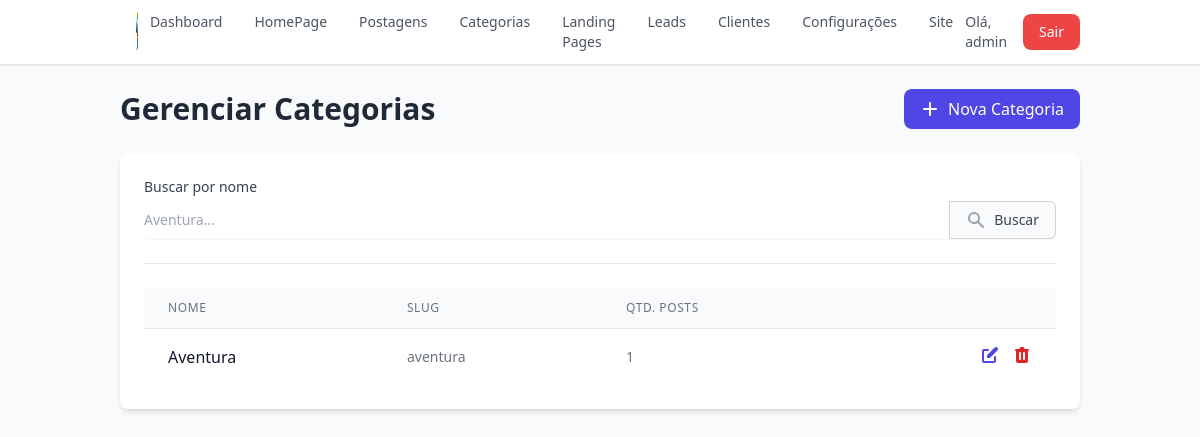
Page /dashboard/categories (signed in) on the earlier database version.
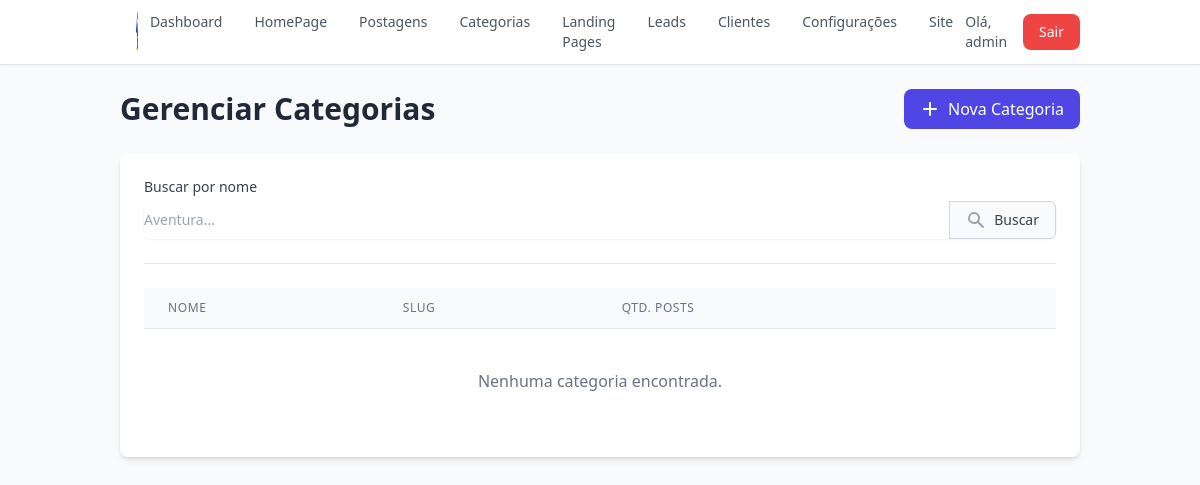
Same page on the later database version.
### app/models.py (models this page shows, shortened)
class Category(db.Model):
    id = db.Column(db.Integer, primary_key=True)
    name = db.Column(db.String(50), unique=True, nullable=False)
    slug = db.Column(db.String(50), unique=True, nullable=False)
    created_at = db.Column(db.DateTime, default=datetime.utcnow)
    updated_at = db.Column(db.DateTime, default=datetime.utcnow, onupdate=datetime.utcnow)

### app/dashboard/routes.py (the view)
@bp.route('/categories')
@login_required
def list_categories():
    page = request.args.get('page', 1, type=int)
    search = request.args.get('search', '') # Pega o termo de busca
    query = Category.query
    if search:
        query = query.filter(Category.name.ilike(f'%{search}%'))
    categories_pagination = query.order_by(Category.name).paginate(
        page=page, per_page=10, error_out=False
    )
    return render_template('dashboard/categories.html',
                           categories_pagination=categories_pagination,
                           search=search)

### app/main/routes.py (called while the page is built)
@bp.app_context_processor
def inject_global_variables():
    try:
        published_landing_pages = LandingPage.query.filter_by(is_published=True).order_by(LandingPage.title).all()
        site_settings = Settings.query.first()
        return dict(
            nav_landing_pages=published_landing_pages,
            site_settings=site_settings
        )
    except Exception as e:
        print(f"Erro ao injetar variáveis globais: {e}")
        return dict(
            nav_landing_pages=[],
            site_settings=None
        )

### app/templates/dashboard/categories.html (shortened to what this page needs)
{% extends "dashboard/dashboard_base.html" %}
{% block dashboard_content %}
<div class="flex justify-between items-center mb-6">
    <h1 class="text-3xl font-bold text-gray-800">Gerenciar Categorias</h1>
    <a href="{{ url_for('dashboard.add_category') }}" class="bg-indigo-600 text-white px-4 py-2 rounded-lg hover:bg-indigo-700 flex items-center space-x-2">
        <svg xmlns="http://www.w3.org/2000/svg" class="h-5 w-5" viewBox="0 0 20 20" fill="currentColor"><path fill-rule="evenodd" d="M10 3a1 1 0 011 1v5h5a1 1 0 110 2h-5v5a1 1 0 11-2 0v-5H4a1 1 0 110-2h5V4a1 1 0 011-1z" clip-rule="evenodd" /></svg>
        <span>Nova Categoria</span>
    </a>
</div>
<div class="bg-white p-6 rounded-lg shadow-md">
    <form method="GET" action="{{ url_for('dashboard.list_categories') }}" class="mb-6 pb-6 border-b">
        <label for="search" class="block text-sm font-medium text-gray-700">Buscar por nome</label>
        <div class="mt-1 flex rounded-md shadow-sm">
            <input type="text" name="search" id="search" value="{{ search or '' }}" class="focus:ring-indigo-500 focus:border-indigo-500 flex-1 block w-full rounded-none rounded-l-md sm:text-sm border-gray-300" placeholder="Aventura...">
            <button type="submit" class="-ml-px relative inline-flex items-center space-x-2 px-4 py-2 border border-gray-300 text-sm font-medium rounded-r-md text-gray-700 bg-gray-50 hover:bg-gray-100">
                <svg class="h-5 w-5 text-gray-400" xmlns="http://www.w3.org/2000/svg" viewBox="0 0 20 20" fill="currentColor" aria-hidden="true"><path fill-rule="evenodd" d="M8 4a4 4 0 100 8 4 4 0 000-8zM2 8a6 6 0 1110.89 3.476l4.817 4.817a1 1 0 01-1.414 1.414l-4.816-4.816A6 6 0 012 8z" clip-rule="evenodd" /></svg>
                <span>Buscar</span>
            </button>
        </div>
    </form>
    <div class="overflow-x-auto">
        <table class="min-w-full divide-y divide-gray-200">
            <thead class="bg-gray-50">
                <tr>
                    <th scope="col" class="px-6 py-3 text-left text-xs font-medium text-gray-500 uppercase tracking-wider">Nome</th>
                    <th scope="col" class="px-6 py-3 text-left text-xs font-medium text-gray-500 uppercase tracking-wider">Slug</th>
                    <th scope="col" class="px-6 py-3 text-left text-xs font-medium text-gray-500 uppercase tracking-wider">Qtd. Posts</th>
                    <th scope="col" class="relative px-6 py-3"><span class="sr-only">Ações</span></th>
                </tr>
            </thead>
            <tbody class="bg-white divide-y divide-gray-200">
                {% for category in categories_pagination.items %}
                <tr>
                    <td class="px-6 py-4 whitespace-nowrap"><div class="font-medium text-gray-900">{{ category.name }}</div></td>
                    <td class="px-6 py-4 whitespace-nowrap text-sm text-gray-500">{{ category.slug }}</td>
                    <td class="px-6 py-4 whitespace-nowrap text-sm text-gray-500">{{ category.posts|length }}</td>
                    <td class="px-6 py-4 whitespace-nowrap text-right text-sm font-medium flex items-center justify-end space-x-3">
                        <a href="{{ url_for('dashboard.edit_category', category_id=category.id) }}" class="text-indigo-600 hover:text-indigo-900" title="Editar">
                        </a>
                        <button @click="deleteUrl = '{{ url_for('dashboard.delete_category', category_id=category.id) }}'; deleteModalOpen = true" class="text-red-600 hover:text-red-900" title="Excluir">
                        </button>
                    </td>
                </tr>
                {% else %}
                <tr>
                    <td colspan="4" class="px-6 py-10 text-center text-gray-500">Nenhuma categoria encontrada.</td>
                </tr>
                {% endfor %}
            </tbody>
        </table>
    </div>
</div>
{% endblock %}

Differences in the rows shown:
removed Category: name "Aventura", slug "aventura", posts|length "1"
Other differences:
text now shown: "Nenhuma categoria encontrada."
